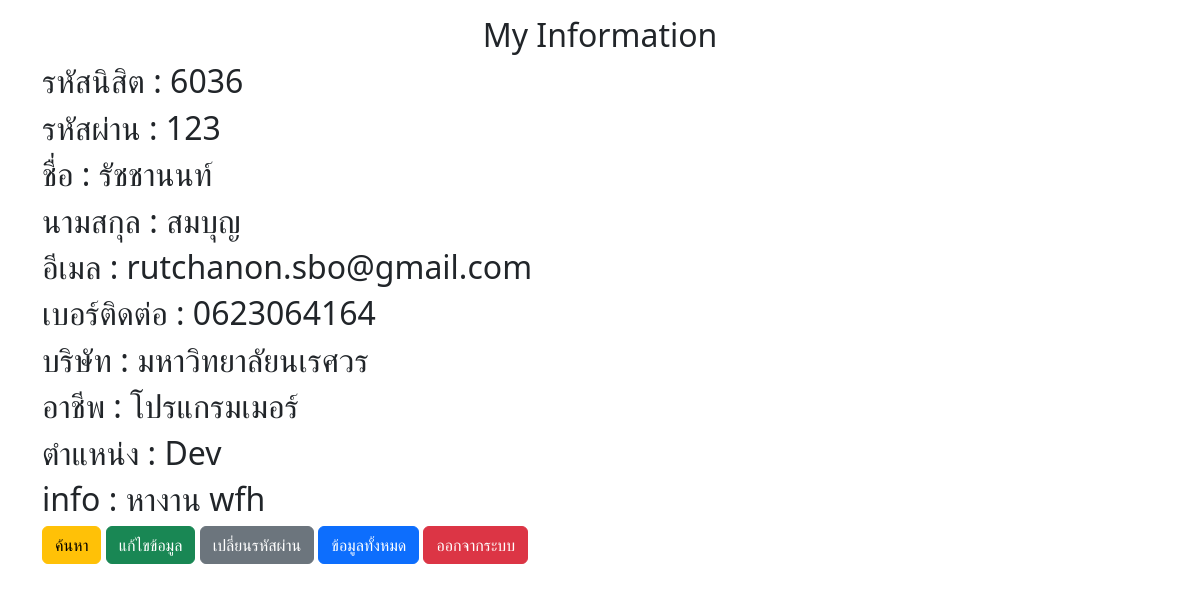
Screenshot of /index.php (signed in) with the database file from the repository.
### tables this page shows
CREATE TABLE `student` (
  `id` int(8) NOT NULL,
  `pass` varchar(8) NOT NULL,
  `firstname` varchar(255) NOT NULL,
  `lastname` varchar(255) NOT NULL,
  `email` varchar(255) NOT NULL,
  `tel` varchar(10) NOT NULL,
  `company` varchar(255) NOT NULL,
  `job` varchar(255) NOT NULL,
  `jobtitle` varchar(255) NOT NULL,
  `info` text NOT NULL
);

### index.php (the view, shortened to what this page needs)
<?php
    require('dbconnect.php');
    if($_SESSION['checkLogin'] != 0){
        $id = $_SESSION['idS'];
        $sql = "SELECT * FROM student WHERE id='$id'";
        $result = mysqli_query($con,$sql);
        $row = mysqli_fetch_row($result);
    }else{
        header("Location: login.php");
        exit;
    }
?>
<!DOCTYPE html>
<html lang="en">
<head>
    <link rel="stylesheet" href="https://cdn.jsdelivr.net/npm/bootstrap@5.2.3/dist/css/bootstrap.min.css">
</head>
<body>
        <div class="container my-3">
            <h2 class="text-center">My Information</h2>
            <form action="loginData.php" method="POST">
                <h2>รหัสนิสิต : <?php echo $row[0] ?></h2>
                <h2>รหัสผ่าน : <?php echo $row[1] ?></h2>
                <h2>ชื่อ : <?php echo $row[2] ?></h2>
                <h2>นามสกุล : <?php echo $row[3] ?></h2>
                <h2>อีเมล : <?php echo $row[4] ?></h2>
                <h2>เบอร์ติดต่อ : <?php echo $row[5] ?></h2>
                <h2>บริษัท : <?php echo $row[6] ?></h2>
                <h2>อาชีพ : <?php echo $row[7] ?></h2>
                <h2>ตำแหน่ง : <?php echo $row[8] ?></h2>
                <h2>info : <?php echo $row[9] ?></h2>
                <a href="search.php" class="btn btn-warning">ค้นหา</a>
                <a href="editForm.php" class="btn btn-success">แก้ไขข้อมูล</a>
                <a href="changPass.php" class="btn btn-secondary">เปลี่ยนรหัสผ่าน</a>
                <a href="showdata.php" class="btn btn-primary">ข้อมูลทั้งหมด</a>
                <a href="logout.php" class="btn btn-danger">ออกจากระบบ</a>
            </form>
        </div>
</body>
</html>

### rows the page displays
student: id "6036", pass "123", firstname "รัชชานนท์", lastname "สมบุญ", email "rutchanon.sbo@gmail.com", tel "0623064164", company "มหาวิทยาลัยนเรศวร", job "โปรแกรมเมอร์", jobtitle "Dev", info "หางาน wfh"
